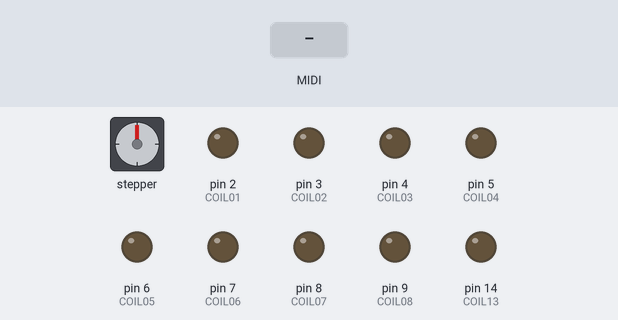
Recording of a sketch running on a simulated Arduino Mega 2560, built with avr-gcc and run on an emulated ATmega2560. Parts: stepper motor, output pins drawn as LEDs (lit = HIGH). Wiring (inferred from the names in the program): stepper motor (200 steps per turn assumed): coils pin 10, pin 11, pin 12, pin 13. The test bench sets the inputs (shaded band). MIDI output is not drawn.

Above: at 1.2 s.
1.3 s: MIDI note 36 received
At 1.45 s:
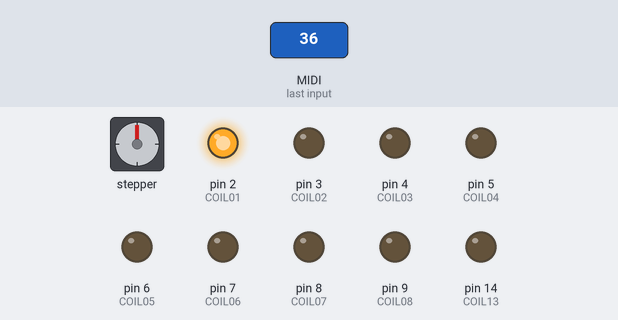
3.1 s: MIDI note 48 received
At 3.25 s:
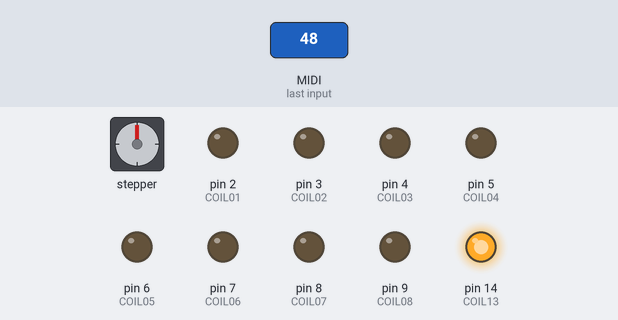
Timing chart, 0 to 6.1 s (numbered marks = the images above; inputs shaded):
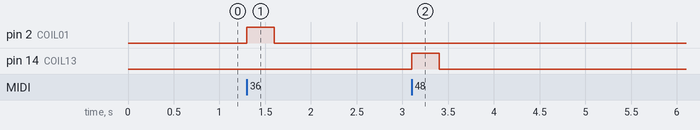

Measured:
- after the input at 1.3 s, pin 2 (COIL01): LOW → HIGH at once, → LOW 0.30 s later
- after the input at 3.1 s, pin 14 (COIL13): LOW → HIGH at once, → LOW 0.30 s later

The sketch:

xylophon04.ino
```cpp
//#include <Wire.h>
#include <MIDI.h>

struct CustomBaud : public midi::DefaultSettings{
    //static const long BaudRate = 31250; // Baud rate for midi
    static const long BaudRate = 115200; // Baud rate for midi
};
//MIDI_CREATE_DEFAULT_INSTANCE();
MIDI_CREATE_CUSTOM_INSTANCE(HardwareSerial, Serial, MIDI,CustomBaud ); // Serial1 on MEGA


const int COIL01 = 2;
const int COIL02 = 3;
const int COIL03 = 4;
const int COIL04 = 5;
const int COIL05 = 6;
const int COIL06 = 7;
const int COIL07 = 8;
const int COIL08 = 9;
const int COIL09 = 10;
const int COIL10 = 11;
const int COIL11 = 12;
const int COIL12 = 13;
const int COIL13 = 14;

void setup()
{
pinMode(COIL01, OUTPUT);
    pinMode(COIL02, OUTPUT);
    pinMode(COIL03, OUTPUT);
    pinMode(COIL04, OUTPUT);
    pinMode(COIL05, OUTPUT);
    pinMode(COIL06, OUTPUT);
    pinMode(COIL07, OUTPUT);
    pinMode(COIL08, OUTPUT);
    pinMode(COIL09, OUTPUT);
    pinMode(COIL10, OUTPUT);
    pinMode(COIL11, OUTPUT);
    pinMode(COIL12, OUTPUT);
    pinMode(COIL13, OUTPUT);

    MIDI.begin(1); // DECLARE MIDI ch1
    //MIDI.turnThruOff();
   // Serial.begin(38400); // FOR DEBUG
    MIDI.turnThruOn();
    //Serial.begin(115200);
    //Serial1.begin(31250); // MIDI IN / 31250 BAUD ON SERIAL1
    //Serial1.begin(15625);
    MIDI.setHandleNoteOn(HandleNoteOn); // CALLBACKZ
   MIDI.setHandleNoteOff(HandleNoteOff);// CALLBACKZ
}

void loop()
{
 MIDI.read();
}

void HandleNoteOn (byte channel, byte number, byte velocity) { // ON MIDI NOTE ON DO

 // strenth = map(velocity, 0, 127, 200, 255); //35, seems to be the right value for putting all the coils on at velocity 127
 //////////////////////////
  if (number == 36) {
  analogWrite(COIL01, 255);
  }
  if (number == 37) {
  analogWrite(COIL02, 255);

  }
  if (number == 38) {
  analogWrite(COIL03, 255);

  }

  if (number == 39) {
  analogWrite(COIL04, 255);

  }
  if (number == 40) {
  analogWrite(COIL05, 255);

  }

  if (number == 41) {
  analogWrite(COIL06, 255);

  }

  if (number == 42) {
  analogWrite(COIL07, 255);

  }

  if (number == 43) {
  analogWrite(COIL08, 255);

  }

  if (number == 44) {
  analogWrite(COIL09, 255);

  }

  if (number == 45) {
  analogWrite(COIL10, 255);

  }

  if (number == 46) {
  analogWrite(COIL11, 255);

  }

  if (number == 47) {
  analogWrite(COIL12, 255);

  }
   if (number == 48) {
  analogWrite(COIL13, 255);

  }
}

   void HandleNoteOff(byte channel, byte number, byte velocity) {

  if (number == 36) {
  analogWrite(COIL01, 0);
  }
  if (number == 37) {
  analogWrite(COIL02, 0);

  }
  if (number == 38) {
  analogWrite(COIL03, 0);

  }

  if (number == 39) {
  analogWrite(COIL04, 0);

  }
  if (number == 40) {
  analogWrite(COIL05, 0);

  }

  if (number == 41) {
  analogWrite(COIL06, 0);

  }

  if (number == 42) {
  analogWrite(COIL07, 0);

  }

  if (number == 43) {
  analogWrite(COIL08, 0);

  }

  if (number == 44) {
  analogWrite(COIL09, 0);

  }

  if (number == 45) {
  analogWrite(COIL10, 0);

  }

  if (number == 46) {
  analogWrite(COIL11, 0);

  }

  if (number == 47) {
  analogWrite(COIL12, 0);

  }
  if (number == 48) {
  analogWrite(COIL13, 0);

  }

}
```
